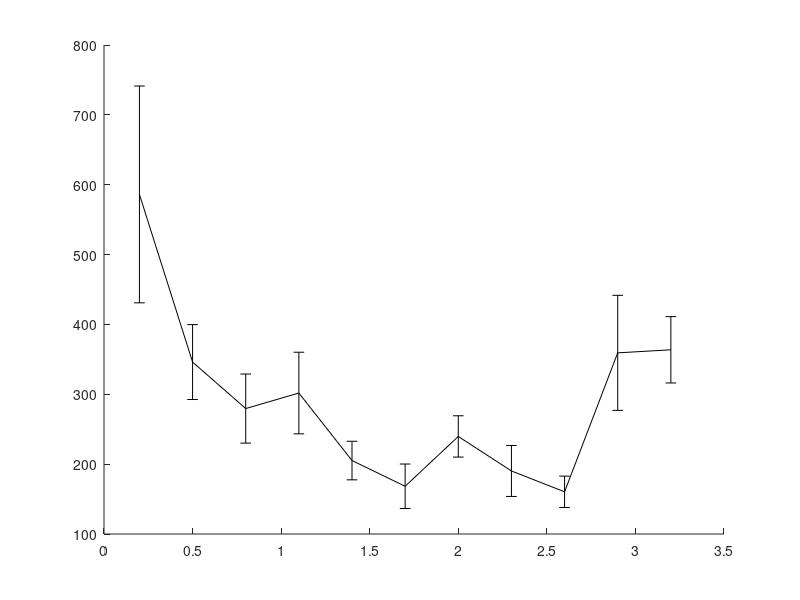

The MATLAB script that drew this image: (Note: this script raises an error after producing the figure.)
% Benchmarkin rod planning with CBi-RRT for env. 1 (ABB with two poles)
% With joint limits of the ABB robots.
% last updated: 10/11/17

clear all
clc

%%
planners = {'CBiRRT','RRT','LazyRRT','SBL'};
plannerType = planners{1};
switch plannerType
    case 'CBiRRT'
        D = load('Benchmark_CBiRRT_env1_rB.txt'); D = D(D(:,2)==1,:);
    case 'RRT'
        D = load('Benchmark_RRT_env1_rB.txt'); D = D(D(:,2)==1,:);
    case 'SBL'
        D = load('Benchmark_SBL_env1_rB.txt'); D = D(D(:,2)==1,:);
end

%% 
disp(['Results for ' plannerType ':']);

%%
rd = sort(unique(D(:,1)));
for i = 1:length(rd)
    M = D(D(:,1)==rd(i), 2:end);
    td(i) = mean(M(:,3));
    td_ste(i) = std(M(:,3))/sqrt(size(M,1));
end


%%
disp(' ');
[tdmin, id] = min(td);
% id = 2;
% tdmin = td(id);

%%
h = figure(1);
clf
errorbar(rd,td,td_ste,'-k','linewidth',2);
ylabel('mean runtime [sec]');
xlabel('max. local-connection distance');
% xlim([0 6]);
% xlim([min(rd) max(rd)]);

%% 
sS = rd(id);
tmin = tdmin;
D = D(D(:,1)==sS, 2:end);
suc = D(:,1)==1;

disp('------------------------------------');
disp('RSS:');
disp(['Results of ' num2str(size(D,1)) ' queries.']);
disp(['Minimum avg. runtime is ' num2str(tmin) 'sec with d = ' num2str(sS) ]);
disp(['Plan distance: ' num2str(D(1,2)) ]);
disp(['Avg. runtime: ' num2str(mean(D(:,3)))  ' +/- ' num2str(std(D(:,3))/sqrt(size(D,1))) ' sec ']);
disp(['Min. runtime: ' num2str(min(D(:,3))) ' msec ']);
disp(['Avg. nodes in path: ' num2str(floor(mean(D(:,9)))) ]);
disp(['Avg. nodes in trees: ' num2str(floor(mean(D(:,10)))) ]);
disp(['Avg. number of projections: ' num2str(floor(mean(D(:,4)))) ]);
disp(['Avg. local-connection time: ' num2str(mean(D(:,11)./D(:,12))*1e3)  ' +/- ' num2str(std(D(:,11)./D(:,12))/sqrt(size(D,1))*1e3) ' msec ']);
disp(['Avg. total local-connection time: ' num2str(mean(D(:,11)))  ' +/- ' num2str(std(D(:,11))/sqrt(size(D,1))*1e3) ' sec ']);
disp(['Avg. number of local connection checks: ' num2str(mean(D(:,12)))]);
disp(['Avg. collision check time: ' num2str(mean(D(:,7))) ' sec.']);
disp(['Percent of successful local connections: ' num2str(100*mean(D(:,13)./D(:,12))) '%.']);
disp(['Sampling time: ' num2str(mean(D(:,14))) ' sec']);
disp(['Sampling success rate: ' num2str(100*mean( D(:,15)./(D(:,15)+D(:,16)) )) '%']);
disp(['ODE time: ' num2str(mean(D(:,19))) ' sec which is ' num2str(100*mean(D(:,19)./D(:,3))) '% of runtime.']);
disp(['ODE checks: ' num2str(mean(D(:,17))) ' with ' num2str(100*mean( D(:,18)./D(:,17) )) '% successful.']);
%%
%%
%%
td = D(:,3);
maxT = max(td);
T1 = linspace(0,maxT,5);
T1 = T1(2:end);
for i = 1:length(T1)
    sd = td < T1(i);
    md(i) = mean(td(sd));
    Md(i) = 1-sum(sd)/length(td);
end

%%
h = figure(2);
clf
plot(T1,Md*100,'-k','linewidth',2);
xlabel('maximum runtime [sec]');
ylabel('failure rate [%]');
xlim([0 max(T1)]);
title(plannerType);
